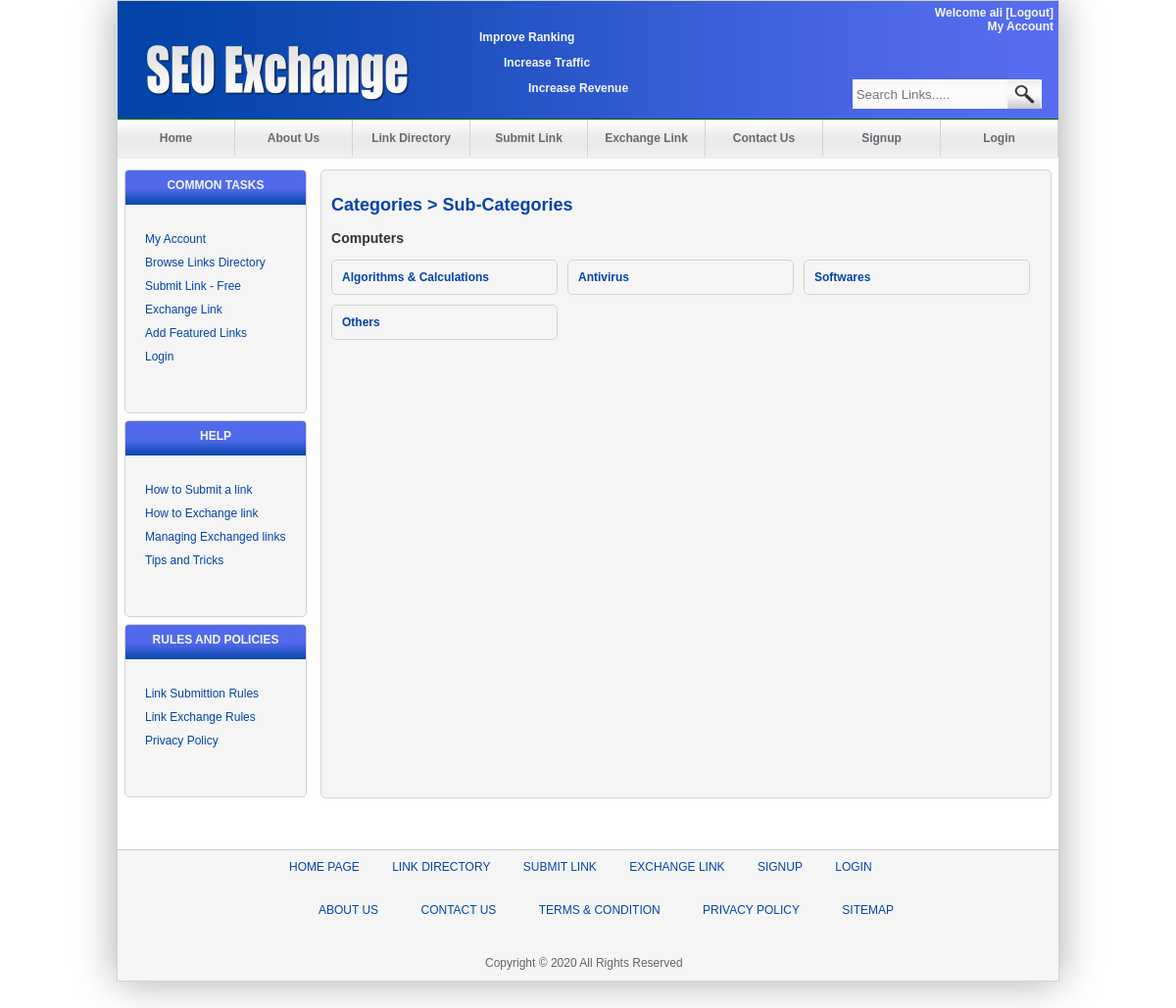
Page /subCategories.php?catname=Computers (signed in) on the committed database.
### tables this page shows
CREATE TABLE IF NOT EXISTS `subcategory` (
  `id` int(11) NOT NULL AUTO_INCREMENT,
  `Name` varchar(30) NOT NULL,
  PRIMARY KEY (`id`)
);

### subCategories.php (the view, shortened to what this page needs)
<?php require_once('Connections/seoExchangeDbConnection.php'); ?>
<?php
if (!function_exists("GetSQLValueString")) {
function GetSQLValueString($theValue, $theType, $theDefinedValue = "", $theNotDefinedValue = "")
{
  $theValue = function_exists("mysql_real_escape_string") ? mysql_real_escape_string($theValue) : mysql_escape_string($theValue);
  switch ($theType) {
    case "text":
      $theValue = ($theValue != "") ? "'" . $theValue . "'" : "NULL";
      break;
  }
  return $theValue;
}
}
$maxRows_RecordsetSubCategories = 30;
$pageNum_RecordsetSubCategories = 0;
$startRow_RecordsetSubCategories = $pageNum_RecordsetSubCategories * $maxRows_RecordsetSubCategories;
$colname_RecordsetSubCategories = "-1";
if (isset($_GET['catname'])) {
  $colname_RecordsetSubCategories = $_GET['catname'];
}
$query_RecordsetSubCategories = sprintf("SELECT subcategory.id, subcategory.Name FROM subcategory INNER JOIN category ON subcategory.id=category.subcategory WHERE category.Name = %s", GetSQLValueString($colname_RecordsetSubCategories, "text"));
$query_limit_RecordsetSubCategories = sprintf("%s LIMIT %d, %d", $query_RecordsetSubCategories, $startRow_RecordsetSubCategories, $maxRows_RecordsetSubCategories);
$RecordsetSubCategories = mysql_query($query_limit_RecordsetSubCategories, $seoExchangeDbConnection) or die(mysql_error());
$row_RecordsetSubCategories = mysql_fetch_assoc($RecordsetSubCategories);
?>
<!DOCTYPE html PUBLIC "-//W3C//DTD XHTML 1.0 Transitional//EN" "http://www.w3.org/TR/xhtml1/DTD/xhtml1-transitional.dtd">
<html xmlns="http://www.w3.org/1999/xhtml">
<head>
<link href="Styles/main.css" rel="stylesheet" type="text/css" />
<link href="SpryAssets/SpryMenuBarHorizontal.css" rel="stylesheet" type="text/css" />
</head>
<body>
<div id="HeaderText">
  <p>Improve Ranking</p>
  <p style="text-indent:25px">Increase Traffic</p>
  <p style="text-indent:50px">Increase Revenue</p>
</div>
<div id="container">
  <div id="header">
    <div id="logo"> <a href="index.php"><img src="images/Logo SEO Exchange.png" width="268" height="58" alt="seo Exchange Logo" longdesc="index.php" border="none;"/></a></div>
    <div id="navbar">
      <ul id="MenuBar1" class="MenuBarHorizontal">
        <li><a href="index.php">Home</a></li>
        <li><a href="AboutUs.php">About Us</a></li>
        <li><a href="LinkDirectory.php">Link Directory</a></li>
        <li><a href="SubmitLink.php">Submit Link</a></li>
        <li><a href="ExchangeLink.php">Exchange Link</a></li>
        <li><a href="ContactUs.php">Contact Us</a></li>
        <li><a href="Signup.php">Signup</a></li>
        <li><a href="login.php">Login</a></li>
      </ul>
    </div>
    <div id="DivUserWelcome">
      <?php
	   $urlLogout="<a href='/doLogout.php' style='color:#F6F6F6'> [Logout] </a>";
if (isset($_SESSION['MM_Username'])){echo "Welcome  ".$_SESSION['MM_Username']."  ".$urlLogout;
          echo  "<br /><a href='/myAccount.php' style='color:#F6F6F6'> My Account </a><br />";}?>
    </div>
    <div id="searchbar">
      <form id="Searchform" name="Searchform" method="get" action="Search.php">
        <input name="searchField" type="text" id="searchField" placeholder=" Search Links....." />
        <input type="submit" name="searchButton" id="searchButton" value="  " />
      </form>
    </div>
  </div>
  <div id="main">
    <div id="sidebar">
      <div class="panel">
        <div class="panelHeading">Common Tasks</div>
        <div class="panelBody">
          <ul>
            <?php
		  if (isset($_SESSION['MM_Username'])){?>
            <li><a href="../myAccount.php">My Account</a></li>
            <?php }?>
            <a href="LinkDirectory.php">
            <li>Browse Links Directory</li>
            </a> <a href="SubmitLink.php">
            <li>Submit Link - Free</li>
            </a> <a href="ExchangeLink.php">
            <li>Exchange Link</li>
            </a> <a href="AddFeatured.php">
            <li>Add Featured Links</li>
            </a> <a href="login.php">
            <li>Login</li>
            </a>
          </ul>
        </div>
      </div>
      <div class="panel">
        <div class="panelHeading">Help</div>
        <div class="panelBody">
          <ul>
            <a href="HowToSubmitLink.php">
            <li>How to Submit a link</li>
            </a> <a href="HowToExchange.php">
            <li>How to Exchange link</li>
            </a> <a href="HowToManage.php">
            <li>Managing Exchanged links</li>
            </a> <a href="Tips.php">
            <li>Tips and Tricks</li>
            </a>
          </ul>
        </div>
      </div>
      <div class="panel">
        <div class="panelHeading">Rules and policies</div>
        <div class="panelBody">
          <ul>
            <a href="LinkSubmitRules.php">
            <li>Link Submittion Rules</li>
            </a> <a href="LinkExchangeRules.php">
            <li>Link Exchange Rules</li>
            </a> <a href="Privacy.php">
            <li>Privacy Policy </li>
            </a>
          </ul>
        </div>
      </div>
    </div>
    <div id="content">
      <div class="panel">
        <div class="panelBody" style="height:600px">
          <h2><a href="LinkDirectory.php">Categories</a> &gt; Sub-Categories</h2>
          <h3>
            <?php if (isset($_GET['catname'])) {
			echo $_GET['catname'];
			}?>
          </h3>
          <ul>
            <?php do {
			 ?>
            <li><a href="links.php<?php echo "?id=".$row_RecordsetSubCategories['id']."&amp;subcatname=".urlencode($row_RecordsetSubCategories['Name'])."&amp;catname=".urlencode($_GET['catname']); ?>"> <?php echo $row_RecordsetSubCategories['Name']; ?></a></li>
            <?php } while ($row_RecordsetSubCategories = mysql_fetch_assoc($RecordsetSubCategories)); ?>
          </ul>
        </div>
      </div>
    </div>
  </div>
  <div id="footer">
    <div id="footnav">
      <ul>
        <a href="index.php">
        <li>Home Page</li>
        </a> <a href="LinkDirectory.php">
        <li>link directory</li>
        </a> <a href="SubmitLink.php">
        <li>submit link</li>
        </a> <a href="ExchangeLink.php">
        <li>exchange link</li>
        </a> <a href="Signup.php">
        <li>signup</li>
        </a> <a href="login.php">
        <li>Login</li>
        </a>
      </ul>
    </div>
    <div id="footcontent">
      <ul>
        <a href="AboutUs.php">
        <li>About Us</li>
        </a> <a href="ContactUs.php">
        <li>Contact Us</li>
        </a> <a href="TermConditions.php">
        <li>Terms & Condition</li>
        </a> <a href="Privacy.php">
        <li>Privacy Policy</li>
        </a> <a href="index.php">
        <li>Sitemap</li>
        </a>
      </ul>
    </div>
    <div id="copyright">
      Copyright &copy; <?php echo date('Y');?> All Rights Reserved </div>
  </div>
</div>
</body>
</html>

### Styles/main.css (style rules this page uses)
body,td,th { font-family: Arial, Helvetica, sans-serif; font-size: 12px; color: #333; margin: 0px; padding: 0px; }
body { background-color: #FFF; margin-top: 0px; margin-bottom: 30px; }
a:link { color: #0344a8; text-decoration: none; }
h2 { color: #0344a8; }
#container { height: 1000px; width: 960px; margin: auto; border: solid 1px lightgray; box-shadow: 0px 0px 40px darkGray; }
#logo { height: 58px; width: 268px; margin-top: 45px; margin-right: 30px; margin-bottom: 30px; margin-left: 30px; position: absolute; }
#header { background-color: #060; height: 160px; width: 960px; background-image: url(../images/bannerbg.png); background-repeat: no-repeat; position: relative; margin-top: 0px; }
#HeaderText { position:absolute; left:439px; top:19px; width:192px; height:85px; z-index:1; font-size: 12px; font-weight: bold; color: #F6F6F6; margin-left: 50px; font-family: Verdana, Geneva, sans-serif; }
#searchbar { background-color: #E6E6E6; height: 30px; width: 190px; margin-bottom: 10px; margin-right: 10px; position: absolute; top: 80px; margin-left: 750px; }
#navbar { height: 40px; width: 960px; text-align: center; background-image:url(../images/bgNavbar.png); background-repeat: repeat-x; position: relative; padding: 0px; top: 121px; }
#Searchform { background-color: #F8F8F8; font-family: Arial, Helvetica, sans-serif; height: 30px; width: 193px; border-right-width: 0px; border-bottom-left-radius: 3px; }
#searchField { background-color: #FBFBFB; font-family: Arial, Helvetica, sans-serif; height: 20px; width: 155px; margin: 0px; padding: 0px; border-top-style: none; border-right-style: none; border-bottom-style: none; border-left-style: none; color: #333; }
#searchButton { background-image: url(../images/searchlogo.png); height: 30px; width: 34px; border-top-style: none; border-right-style: none; border-bottom-style: none; border-left-style: none; cursor: pointer; }
#sidebar { float: left; height: 600px; width: 200px; position: relative; }
#main { height: 660px; width: 960px; margin-top: 5px; }
.panel { background-color: whiteSmoke; position: relative; height: auto; border: solid 1px lightgray; border-radius: 5px; margin: 7px; width: auto; padding-bottom: 20px; }
#footer { background-color: whiteSmoke; height: 133px; width: 960px; float: right; border-top: 1px solid #CCC; }
#footnav ul { margin-top: 10px; margin-right: 125px; margin-bottom: 10px; margin-left: 125px; }
#footcontent ul { margin-top: 10 .px; margin-right: 145px; margin-bottom: 10px; margin-left: 145px; margin-top: 30px; }
#copyright { font-family: Arial, Helvetica, sans-serif; color: #656565; padding-right: 375px; padding-left: 375px; margin-top: 40px; }
#content .panel .panelBody { width: auto; height: auto; padding: 10px; }
#footnav ul li { display: inline; margin-right: 15px; margin-bottom: 5px; margin-left: 5px; padding: 5px; font-family: Tahoma, Geneva, sans-serif; text-transform: uppercase; color: #0344a8; }
#footcontent ul li { display: inline; margin-right: 15px; margin-bottom: 5px; margin-left: 15px; padding: 5px; font-family: Tahoma, Geneva, sans-serif; text-transform: uppercase; color: #0344a8; }
#content { width: 760px; float: right; height: 701px; }
#DivUserWelcome { position:absolute; height:23px; z-index:1; top: 5px; font-size: 12px; font-weight: bold; color: #F6F6F6; font-family: Verdana, Geneva, sans-serif; text-align: right; right: 5px; float: right; }
.panelHeading { font-family: Tahoma, Geneva, sans-serif; background-image: url(../images/bgPanelHeading.png); background-repeat: repeat-x; height: 35px; position: relative; border-top-left-radius: 3px; border-top-right-radius: 3px; font-weight: bold; text-transform: uppercase; color: #f5f5f5; text-align: center; padding-top: 8px; }
.panelBody { padding: 10px; }
.panelBody ul li { font-family: Tahoma, Geneva, sans-serif; color: #0344a8; list-style-type: none; font-weight: normal; padding-bottom: 10px; }
.panelBody ul { margin: 10px; padding: 0px; }

### subCategories.php (style rules this page uses)
#main #content .panel .panelBody ul { margin: 0; padding: 0; list-style-type: none; width: auto; }
#main #content .panel .panelBody ul li { padding: 10px; list-style-type: none; position: relative; text-align: left; float: left; width: 209px; margin-right: 10px; margin-bottom: 10px; height: auto; font-weight: bold; color: #0344a8; border: solid 1px lightgray; border-radius: 5px; }
a:link { text-decoration: none; }

### rows in the picture
subcategory: Name "Algorithms & Calculations"
subcategory: Name "Antivirus"
subcategory: Name "Softwares"
subcategory: Name "Others"

### other values in the picture
$_SESSION['MM_Username'] "ali"
$_GET['catname'] "Computers"
